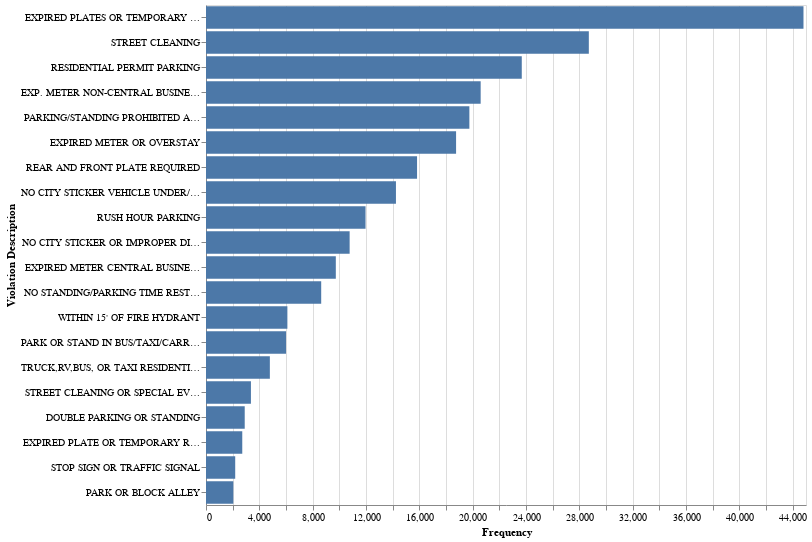

Notebook code cell kept with this figure:
### Code cell
top_20_violations = violation_counts.head(20).reset_index()
top_20_violations.columns = ['violation_description', 'frequency']
chart = alt.Chart(top_20_violations).mark_bar().encode(
    alt.X('frequency:Q', title='Frequency'),
    alt.Y('violation_description:N', title='Violation Description', sort='-x')  # Sorting by the frequency
).properties(
    width=600,
    height=500
)
chart

### Figure 1 — Vega-Lite specification as saved in the notebook (floating-point values rounded to 4 significant figures)
{"config": {"view": {"continuousWidth": 300, "continuousHeight": 300}}, "data": {"name": "data-2c0c5ac608549c2f4040c6d5a6ccb488"}, "mark": {"type": "bar"}, "encoding": {"x": {"field": "frequency", "title": "Frequency", "type": "quantitative"}, "y": {"field": "violation_description", "sort": "-x", "title": "Violation Description", "type": "nominal"}}, "height": 500, "width": 600, "$schema": "https://vega.github.io/schema/vega-lite/v5.20.1.json", "datasets": {"data-2c0c5ac608549c2f4040c6d5a6ccb488": [{"violation_description": "EXPIRED PLATES OR TEMPORARY REGISTRATION", "frequency": 44811}, {"violation_description": "STREET CLEANING", "frequency": 28712}, {"violation_description": "RESIDENTIAL PERMIT PARKING", "frequency": 23683}, {"violation_description": "EXP. METER NON-CENTRAL BUSINESS DISTRICT", "frequency": 20600}, {"violation_description": "PARKING/STANDING PROHIBITED ANYTIME", "frequency": 19753}, {"violation_description": "EXPIRED METER OR OVERSTAY", "frequency": 18756}, {"violation_description": "REAR AND FRONT PLATE REQUIRED", "frequency": 15829}, {"violation_description": "NO CITY STICKER VEHICLE UNDER/EQUAL TO 16,000 LBS.", "frequency": 14246}, {"violation_description": "RUSH HOUR PARKING", "frequency": 11965}, {"violation_description": "NO CITY STICKER OR IMPROPER DISPLAY", "frequency": 10773}, {"violation_description": "EXPIRED METER CENTRAL BUSINESS DISTRICT", "frequency": 9736}, {"violation_description": "NO STANDING/PARKING TIME RESTRICTED", "frequency": 8640}, {"violation_description": "WITHIN 15' OF FIRE HYDRANT", "frequency": 6104}, {"violation_description": "PARK OR STAND IN BUS/TAXI/CARRIAGE STAND", "frequency": 6004}, {"violation_description": "TRUCK,RV,BUS, OR TAXI RESIDENTIAL STREET", "frequency": 4789}, {"violation_description": "STREET CLEANING OR SPECIAL EVENT", "frequency": 3370}, {"violation_description": "DOUBLE PARKING OR STANDING", "frequency": 2904}, {"violation_description": "EXPIRED PLATE OR TEMPORARY REGISTRATION", "frequency": 2720}, {"violation_description": "STOP SIGN OR TRAFFIC SIGNAL", "frequency": 2191}, {"violation_description": "PARK OR BLOCK ALLEY", "frequency": 2050}]}}
